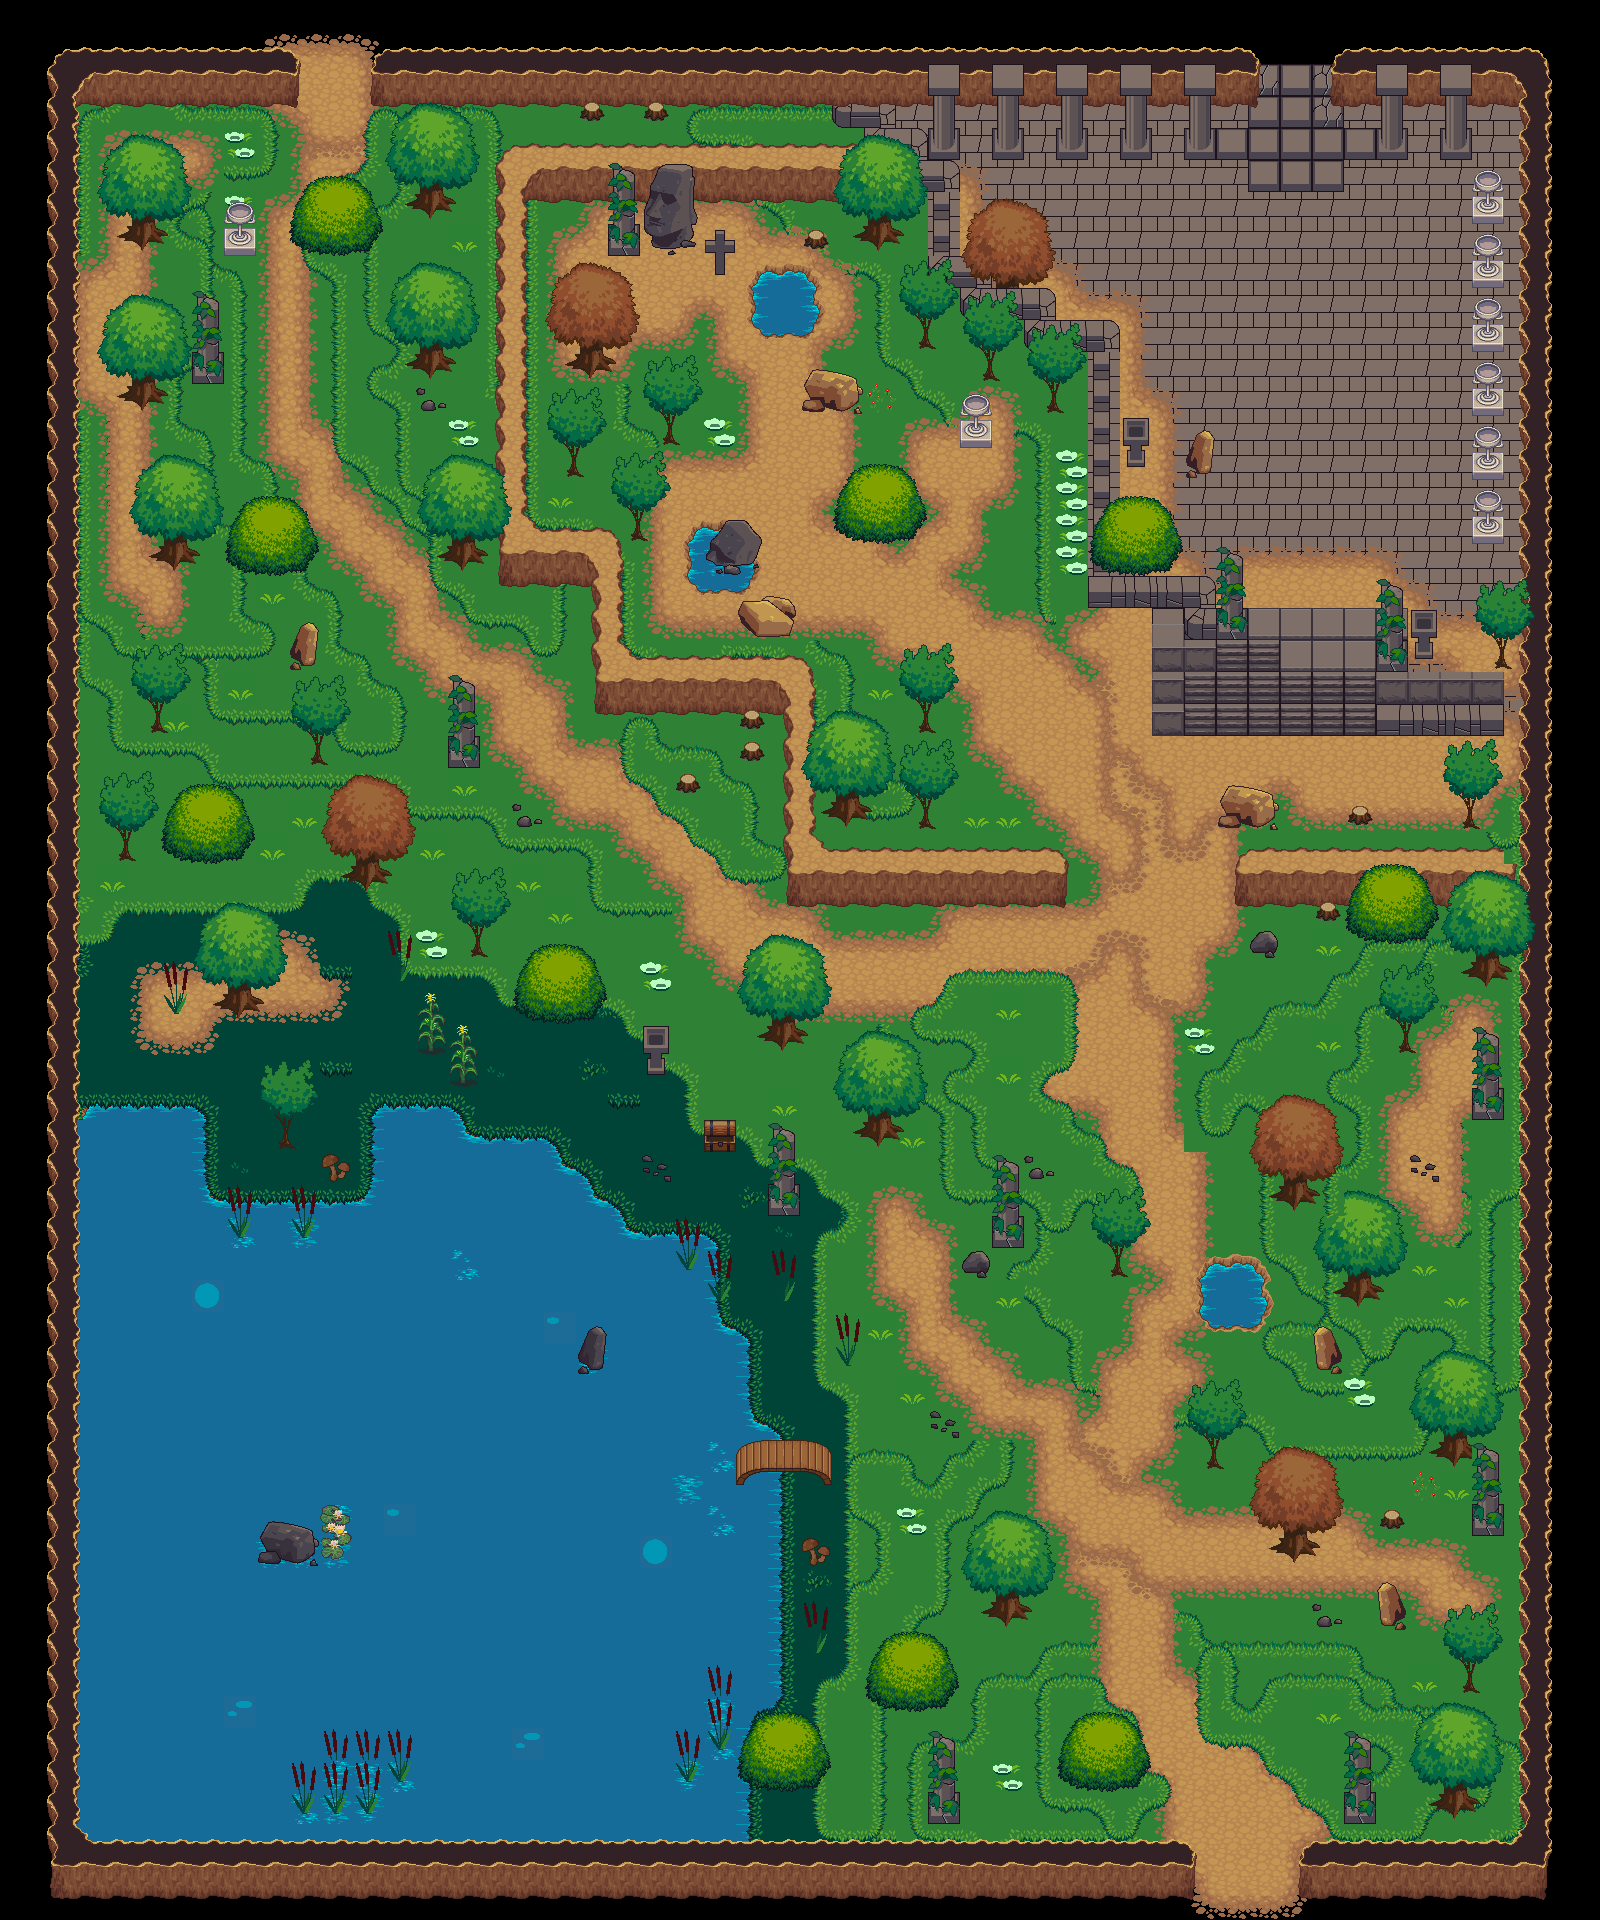

A level layout from a 2D game, rendered from its tile map. Below: a short description, then the map file with tile-grid data replaced by summaries:
An orthogonal 50x60 tile map with 32x32 px tiles, 12 tile layers (background, ground 1, ground 2, ground -3, ...), 2 tilesets and 165 objects.

<map version="1.4" tiledversion="1.4.3" orientation="orthogonal" renderorder="right-down" width="50" height="60" tilewidth="32" tileheight="32" infinite="0" nextlayerid="16" nextobjectid="170">
 <tileset firstgid="1" source="klipartz.com.tsx" />
 <tileset firstgid="1025" source="../Maps/klipartz.com.tsx" />
 <layer id="1" name="background" width="50" height="60">
  <data>[3000 cells, 2576 non-empty, 14 distinct tile ids]</data>
 </layer>
 <layer id="3" name="ground 1" width="50" height="60">
  <data>[3000 cells, 504 non-empty, 16 distinct tile ids]</data>
 </layer>
 <layer id="4" name="ground 2" width="50" height="60">
  <data>[3000 cells, 1907 non-empty, 10 distinct tile ids]</data>
 </layer>
 <layer id="9" name="ground -3" width="50" height="60">
  <data>[3000 cells, 1 non-empty, 1 distinct tile ids]</data>
 </layer>
 <layer id="5" name="ground 3" width="50" height="60">
  <data>[3000 cells, 1330 non-empty, 31 distinct tile ids]</data>
 </layer>
 <layer id="7" name="ground 4" width="50" height="60">
  <data>[3000 cells, 474 non-empty, 27 distinct tile ids]</data>
 </layer>
 <layer id="10" name="ground 5" width="50" height="60">
  <data>[3000 cells, 235 non-empty, 13 distinct tile ids]</data>
 </layer>
 <layer id="11" name="ground 6" width="50" height="60">
  <data>[3000 cells, 719 non-empty, 29 distinct tile ids]</data>
 </layer>
 <layer id="6" name="walls2" width="50" height="60">
  <data>[3000 cells, 39 non-empty, 10 distinct tile ids]</data>
 </layer>
 <layer id="2" name="walls" width="50" height="60">
  <data>[3000 cells, 645 non-empty, 39 distinct tile ids]</data>
 </layer>
 <layer id="8" name="details" width="50" height="60">
  <data>[3000 cells, 139 non-empty, 32 distinct tile ids]</data>
 </layer>
 <objectgroup id="13" name="exits">
  <object id="1" x="1246.67" y="114.667" width="100.667" height="39.3333" />
  <object id="2" x="1194" y="1797.33" width="98" height="42" />
  <object id="3" x="284.667" y="109.333" width="90" height="26.6667" />
 </objectgroup>
 <objectgroup id="14" name="collisions">
  <object id="4" x="420.5" y="177" width="21.5" height="32.5" />
  <object id="5" x="316.5" y="197" width="39.5" height="44.5" />
  <object id="6" x="419" y="334.5" width="23.5" height="33.5" />
  <object id="7" x="224" y="229" width="31.5" height="25" />
  <object id="8" x="192" y="351.333" width="30.6667" height="32.6667" />
  <object id="9" x="132" y="210" width="22" height="31.3333" />
  <object id="10" x="130" y="372" width="25.3333" height="28.6667" />
  <object id="11" x="163.333" y="524" width="25.3333" height="42" />
  <object id="12" x="248.667" y="515.333" width="48.6667" height="47.3333" />
  <object id="13" x="453.333" y="526.667" width="20" height="39.3333" />
  <object id="14" x="298.667" y="627.333" width="16" height="38" />
  <object id="15" x="312.667" y="735.333" width="8" height="26.6667" />
  <object id="16" x="152.667" y="704.667" width="8" height="28" />
  <object id="17" x="122.667" y="837.333" width="6.66667" height="24" />
  <object id="18" x="182" y="802.667" width="51.3333" height="49.3333" />
  <object id="19" x="354" y="839.333" width="26" height="40.6667" />
  <object id="20" x="225.333" y="968.667" width="26" height="41.3333" />
  <object id="21" x="282.667" y="1118" width="8" height="27.3333" />
  <object id="22" x="475.333" y="928" width="5.33333" height="26" />
  <object id="23" x="535.333" y="964" width="49.3333" height="44" />
  <object id="24" x="644" y="1026" width="22" height="48" />
  <object id="25" x="705.333" y="1123.33" width="30" height="26.6667" />
  <object id="26" x="768" y="1183.5" width="29" height="30.5" />
  <object id="28" x="762.5" y="1732" width="46.5" height="44.5" />
  <object id="29" x="892" y="1652" width="46.5" height="47" />
  <object id="30" x="996" y="1580" width="23" height="38" />
  <object id="31" x="927.5" y="1791" width="33" height="29.5" />
  <object id="32" x="810.333" y="1549.67" width="12.3333" height="12" />
  <object id="33" x="1083.33" y="1730" width="48.6667" height="50" />
  <object id="34" x="82.6667" y="1108.67" width="120.667" height="36" />
  <object id="35" x="158.667" y="1109.33" width="48.6667" height="122" />
  <object id="36" x="182.667" y="1191.33" width="193.333" height="48.6667" />
  <object id="37" x="377.333" y="1108" width="78.6667" height="95.3333" />
  <object id="38" x="442" y="1132" width="106" height="51.3333" />
  <object id="39" x="536" y="1146.67" width="24" height="39.3333" />
  <object id="40" x="554.667" y="1170.67" width="35.3333" height="42" />
  <object id="41" x="579.333" y="1191.33" width="40" height="54.6667" />
  <object id="42" x="598" y="1234.67" width="113.333" height="30" />
  <object id="43" x="681.333" y="1238" width="40" height="107.333" />
  <object id="44" x="693.333" y="1326.67" width="53.3333" height="39.3333" />
  <object id="45" x="720" y="1362" width="32.6667" height="76" />
  <object id="46" x="704" y="1436" width="30" height="86" />
  <object id="47" x="733.333" y="1487.25" width="48" height="213.417" />
  <object id="48" x="715.333" y="1710.67" width="31.3333" height="42.6667" />
  <object id="49" x="714" y="1752" width="30.6667" height="83.3333" />
  <object id="50" x="461" y="1046.67" width="4.33333" height="38" />
  <object id="51" x="429.333" y="1013.33" width="4" height="37.6667" />
  <object id="52" x="773.5" y="1007" width="21.5" height="33" />
  <object id="53" x="868.5" y="1106" width="22.5" height="32.5" />
  <object id="54" x="966" y="1257" width="22" height="12" />
  <object id="55" x="991.5" y="1216" width="33" height="31.5" />
  <object id="56" x="448" y="735.5" width="32.5" height="32" />
  <object id="57" x="680.667" y="778" width="16.3333" height="9.66667" />
  <object id="58" x="745.667" y="745.333" width="15" height="12" />
  <object id="59" x="745.667" y="713.667" width="14.3333" height="16" />
  <object id="60" x="502" y="151" width="26" height="431" />
  <object id="62" x="498.5" y="528" width="110" height="56" />
  <object id="63" x="586" y="528.5" width="39" height="185" />
  <object id="64" x="597.5" y="662" width="212" height="49" />
  <object id="65" x="780.5" y="678" width="45" height="224" />
  <object id="66" x="788" y="853" width="273" height="51" />
  <object id="67" x="836" y="787" width="22" height="31" />
  <object id="68" x="922" y="800.5" width="7.5" height="24" />
  <object id="69" x="921" y="704" width="9" height="26" />
  <object id="70" x="744.5" y="604" width="44" height="29.5" />
  <object id="71" x="718.5" y="526.5" width="31.5" height="36.5" />
  <object id="72" x="693" y="530.5" width="54.5" height="56.5" />
  <object id="73" x="632.5" y="509.5" width="8" height="27.5" />
  <object id="74" x="568.75" y="445.75" width="9.75" height="30.5" />
  <object id="75" x="666" y="415.5" width="7.5" height="25.75" />
  <object id="76" x="579" y="336" width="24.5" height="34" />
  <object id="77" x="607" y="222.5" width="32.5" height="32.5" />
  <object id="78" x="647.5" y="194.5" width="45.5" height="50.5" />
  <object id="79" x="714.5" y="251.5" width="10" height="23.5" />
  <object id="80" x="509" y="146.5" width="391" height="55.5" />
  <object id="81" x="868" y="206" width="23.5" height="34.5" />
  <object id="82" x="811" y="232" width="12" height="16.5" />
  <object id="83" x="757.5" y="275" width="55" height="60" />
  <object id="84" x="812.5" y="374" width="43.5" height="36" />
  <object id="85" x="961" y="420.5" width="30" height="26" />
  <object id="86" x="921.5" y="321.5" width="7.5" height="23.5" />
  <object id="87" x="986" y="355" width="8.5" height="24" />
  <object id="88" x="1049" y="386" width="7.5" height="23" />
  </objectgroup>
 <objectgroup id="15" name="enemies">
  <!-- 11 objects omitted --></objectgroup>
 <layer id="12" name="foreground" width="50" height="60">
  <data>[3000 cells, 618 non-empty, 93 distinct tile ids]</data>
 </layer>
</map>
<!-- 79 of 165 objects omitted -->
